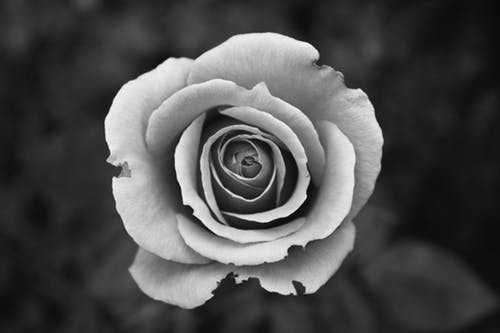
#> input picture im.jpg, 500 x 333 px
$ python usm.py
#> lines starting #> are read from the running program, lines starting #| are printed output that depends on the picture
import cv2
import numpy as np

# Edge Sharpening with Unsharp Masking Technique

def unsharp_mask(image, kernel_size=(5, 5), sigma=1.0, amount=1.0, threshold=0):
    blurred = cv2.GaussianBlur(image, kernel_size, sigma)
    sharpened = float(amount + 1) * image - float(amount) * blurred
    sharpened = np.maximum(sharpened, np.zeros(sharpened.shape))
    sharpened = np.minimum(sharpened, 255 * np.ones(sharpened.shape))
    sharpened = sharpened.round().astype(np.uint8)
    if threshold > 0:
        low_contrast_mask = np.absolute(image - blurred) < threshold
        np.copyto(sharpened, image, where=low_contrast_mask)
    return sharpened
	# credit: https://github.com/soroushj/python-opencv-numpy-example/blob/master/unsharpmask.py

image = cv2.imread('im.jpg',0)
#> image is the input picture: shape (333, 500); min 0, max 255, mean 76.5
im_unsharped_1 = unsharp_mask(image,sigma=1.0)
#> in unsharp_mask, `sharpened = float(amount + 1) * image - float(amount) * blurred`:
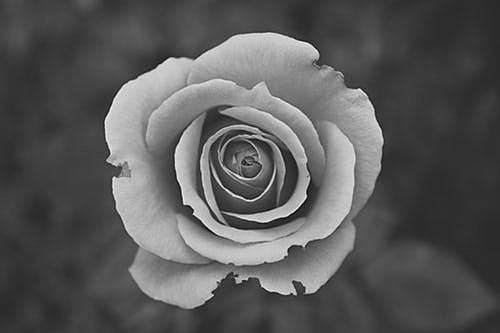
#> sharpened: shape (333, 500) float64; min -47, max 303, mean 76.5; drawn with min black and max white
#> in unsharp_mask, `sharpened = np.maximum(sharpened, np.zeros(sharpened.shape))`:
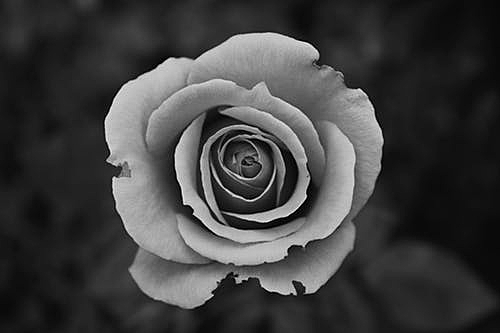
#> sharpened: shape (333, 500) float64; min 0, max 303, mean 76.6; drawn with min black and max white
im_unsharped_50 = unsharp_mask(image,sigma=50.0)
#> call 2 of unsharp_mask, with kernel_size = (5, 5), sigma = 50, amount = 1, threshold = 0
#> in unsharp_mask (call 2), `blurred = cv2.GaussianBlur(image, kernel_size, sigma)`:
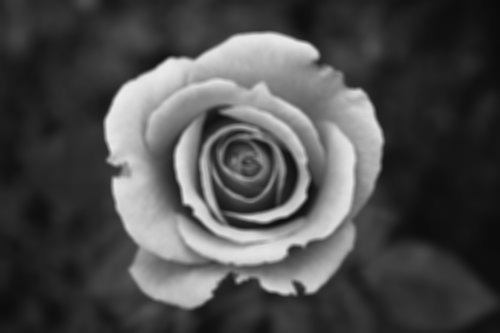
#> blurred: shape (333, 500); min 10, max 235, mean 76.5
#> in unsharp_mask (call 2), `sharpened = np.minimum(sharpened, 255 * np.ones(sharpened.shape))`:
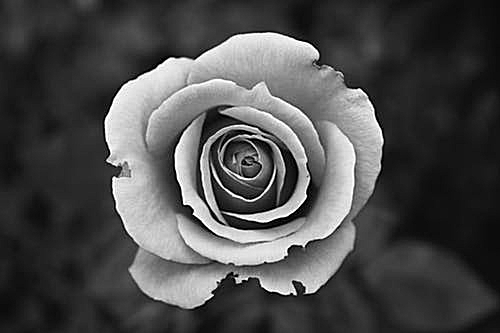
#> sharpened: shape (333, 500) float64; min 0, max 255, mean 76.5
cv2.imwrite('USM1.jpg',im_unsharped_1)
cv2.imwrite('USM50.jpg',im_unsharped_50)
compare = np.hstack((image,im_unsharped_1,im_unsharped_50))
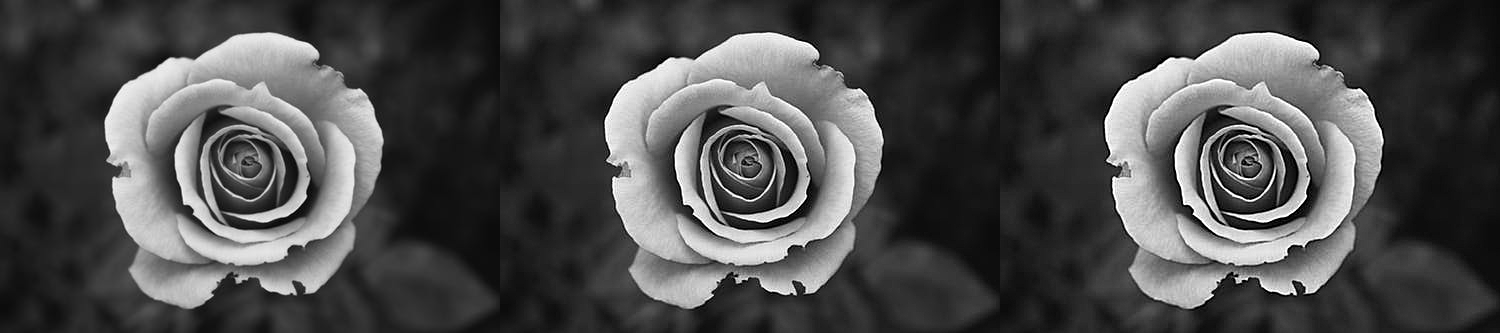
#> compare: shape (333, 1500); min 0, max 255, mean 76.5
cv2.imshow('USM',compare)
cv2.waitKey(0)
cv2.destroyAllWindows()
